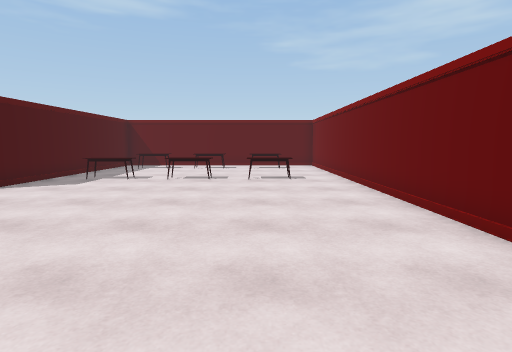
view 1 (above)

18 first-person views from a walk through a 3-D level made in the Unity game engine. The camera is 1.3 m above the floor, tilts 6° down and sees 80° across. The floor is counted in squares, 1 m on a side. Each view is taken from the middle of a square. On the plan, view 1 faces up. The plan holds only what a view shows up to about 14 squares ahead; the rest is blank. The place goes on beyond the plan. The player is left out.

view 2
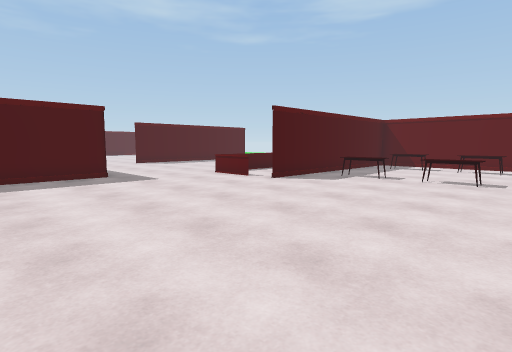

view 3
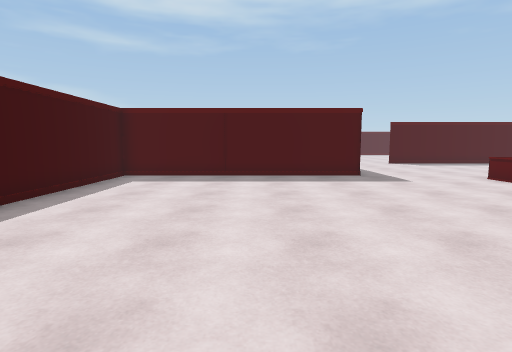

view 4
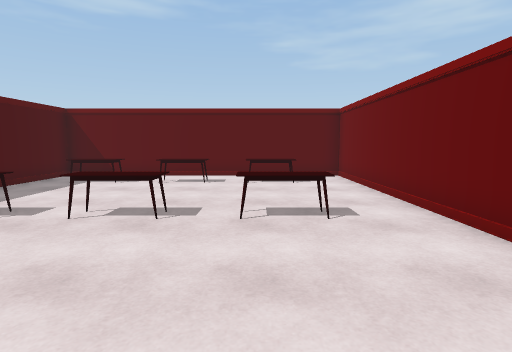

view 5
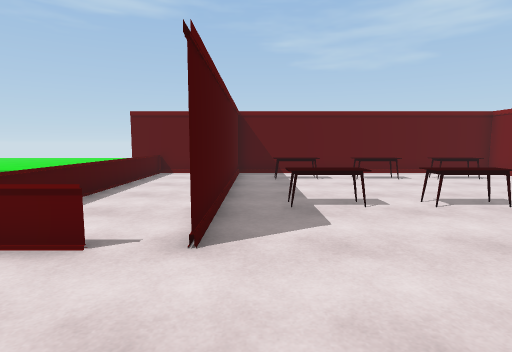

view 6
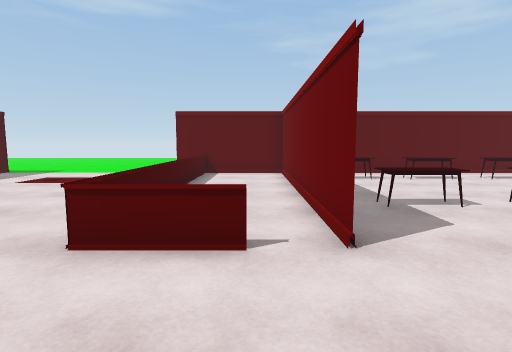

view 7
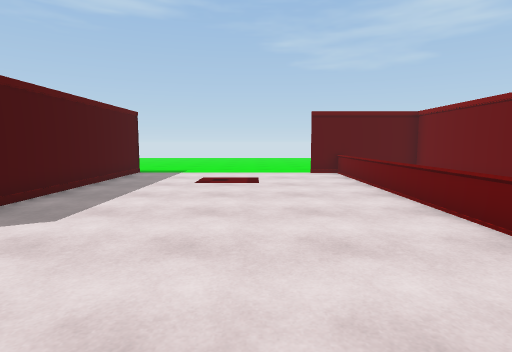

view 8
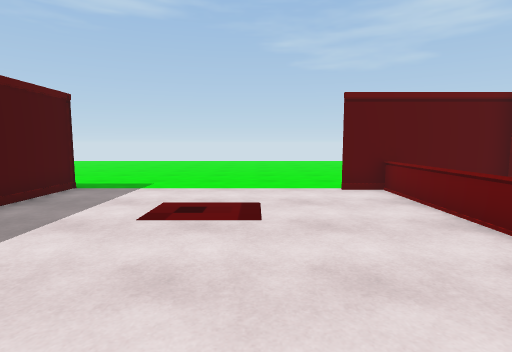

view 9
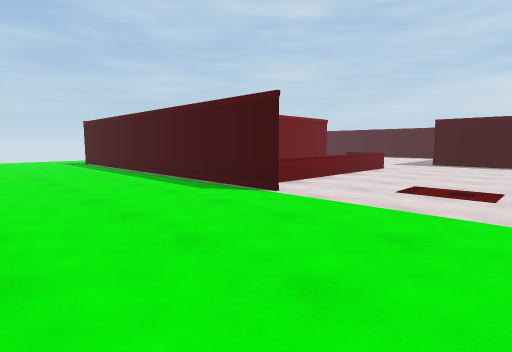

view 10
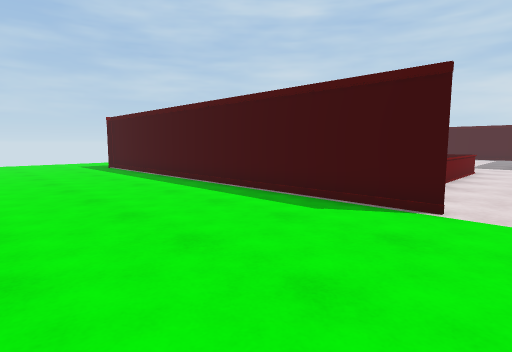

view 11
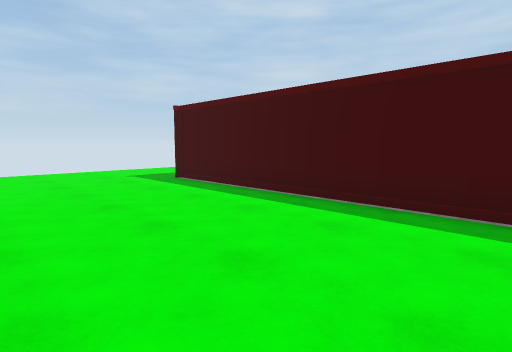

view 12
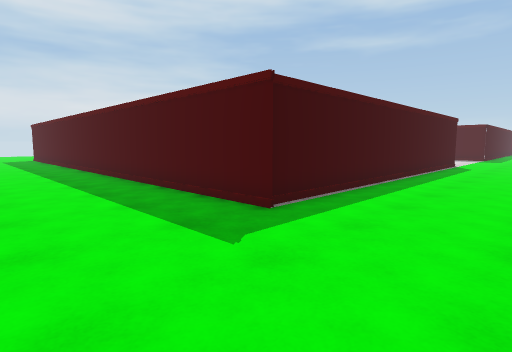

view 13
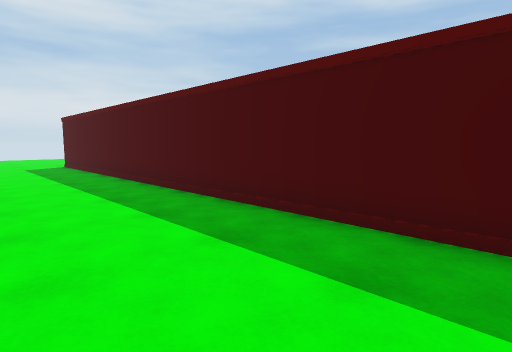

view 14
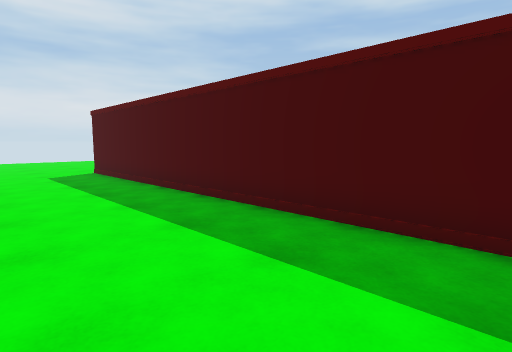

view 15
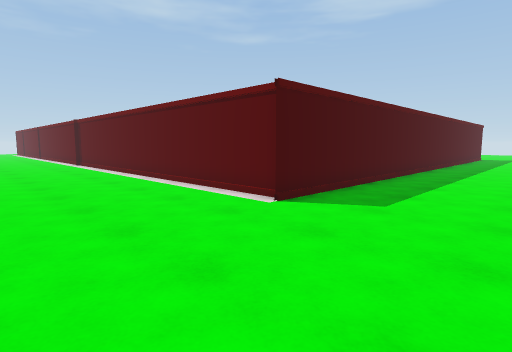

view 16
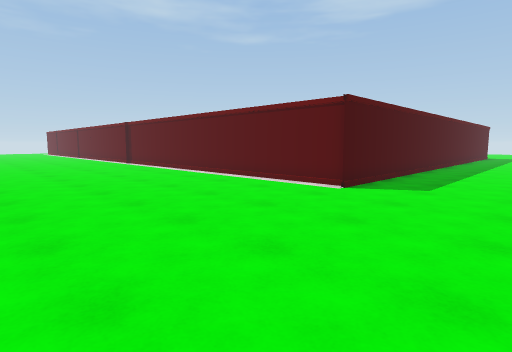

view 17
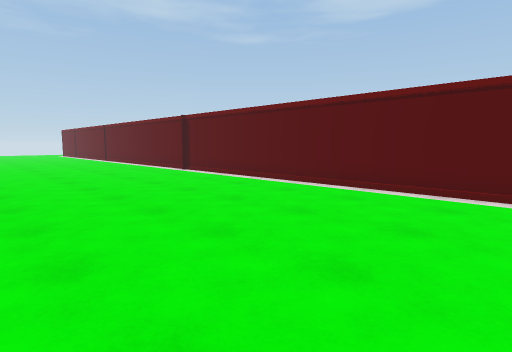

view 18
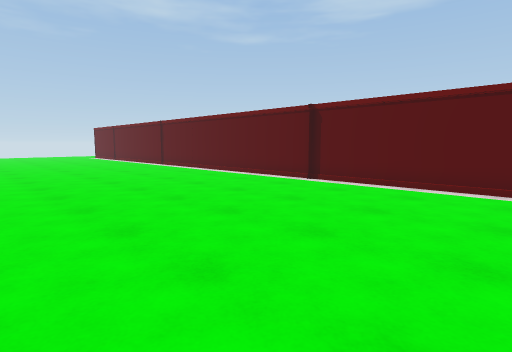

### Floor plan
Key: @ floor where view 1 was taken; # wall or solid block; . floor; = window, fence, low wall or low ledge; T table; O other object.
Columns run from 20 left of view 1 to 8 right of it. Each row starts with its distance up from view 1.
 25   . .......... .....
 24 .............................
 23 .............................
 22 .............................
 21 .............................
 20 .............................
 19 #.......################.....
 18 #........= .#..........#.....
 17 #........=..#.TT.TT.TT.#.....
 16 #........=..#.TT.TT.TT.#....
 15 #........=..#..........#....
 14 #........=..#..........#.....
 13 #........=..#..........#....
 12 #........=..#.TT.TT.TT.#.....
 11 #........=..#.TT.TT.TT.#.....
 10  ........=..#..........#.....
  9  ........OOO#..........#.....
  8   .....................#.....
  7    ....................#.....
  6       .................#.....
  5      ..................#.....
  4        O...............#.....
  3        O...............#.....
  2        O...............#....
  1        O............   #....
  0        #........... @  #....
 -1        #...........    #....
 -2        O...........    #....
 -3        O..........     #....
 -4        O.........      #....
 -5     ##OO################.....
 -6     .........................
 -7    ..........................
 -8   ...........................
 -9  ............................
-10 .............................
-11 .............................
-12 .............................
-13 ............................
-14 .............. ..... ...... .
-15         ..... .

Positions as (right, up) in squares from view 1, and headings:
1: (0, 0), facing up
2: (0, 0), facing up-left
3: (0, 0), facing left
4: (0, 6), facing up
5: (-7, 5), facing up
6: (-9, 5), facing up
7: (-15, 5), facing up
8: (-15, 10), facing up
9: (-18, 25), facing down-right
10: (-14, 25), facing down-right
11: (-7, 25), facing down-right
12: (8, 23), facing down-left
13: (8, 14), facing down-left
14: (8, 9), facing down-left
15: (8, -11), facing up-left
16: (8, -14), facing up-left
17: (1, -14), facing up-left
18: (-6, -15), facing up-left
